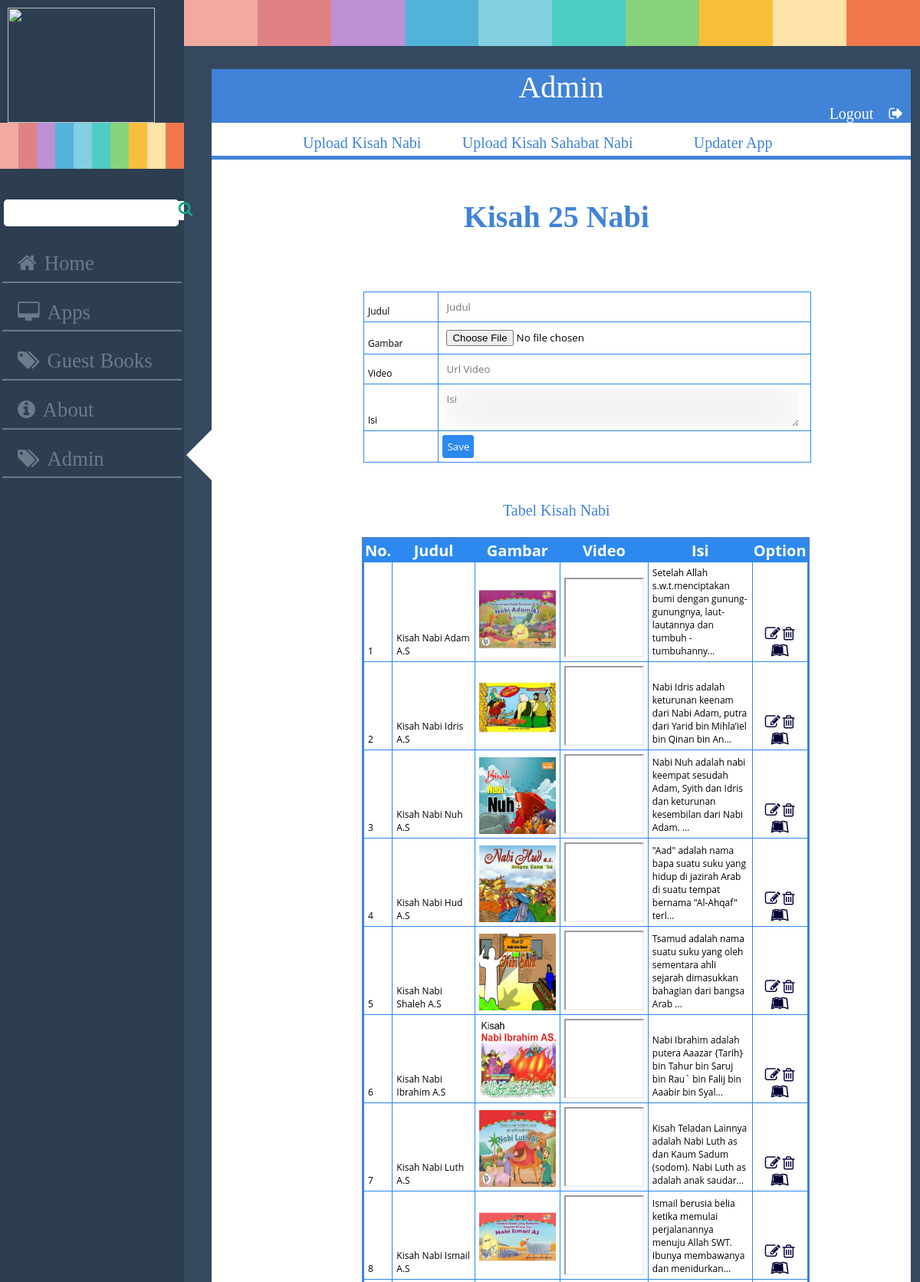
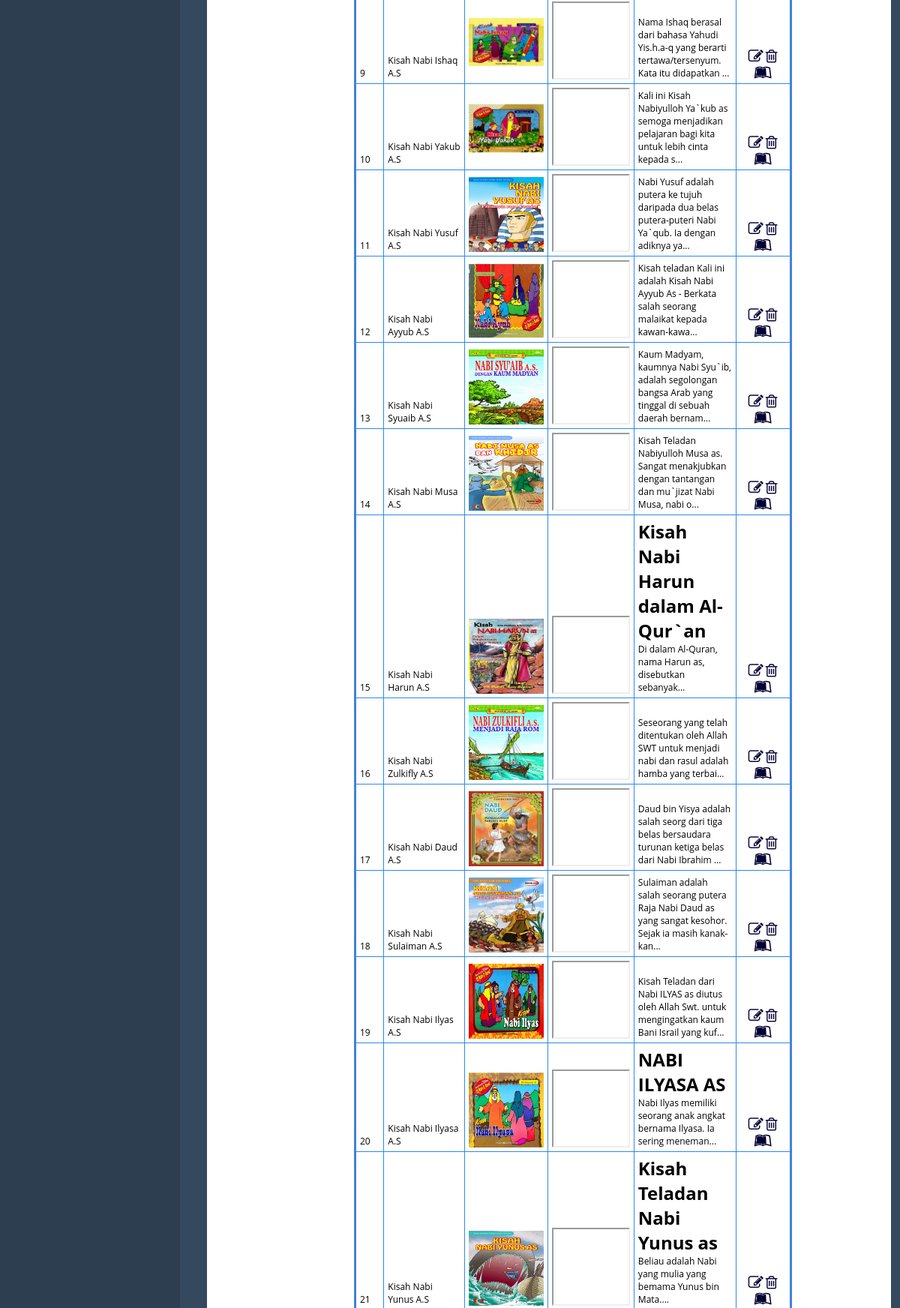
The page /admin1.php (upper part) on the database its author committed (2 pictures, top to bottom).
### tables this page shows
CREATE TABLE IF NOT EXISTS `kisah` (
  `id_kisah` int(10) NOT NULL AUTO_INCREMENT,
  `judul` text NOT NULL,
  `gambar` text NOT NULL,
  `video` text NOT NULL,
  `isi` text NOT NULL,
  `tgl` datetime NOT NULL,
  PRIMARY KEY (`id_kisah`)
);

### Web/u_nabi.php (the view, shortened to what this page needs)
<br><br>
<h1>Kisah 25 Nabi</h1>
<br><br><br>
<div id="ad9">
<div id="ad10">
<form method="POST" action="simpan.php" enctype="multipart/form-data">
<table style="width:100%">
<tr>
<td>Judul</td>
<td><input type="text" name="judul" placeholder="Judul" required></td>
</tr>
<tr>
<td>Gambar</td>
<td><input type="file" name="gambar" required></td>
</tr>
<tr>
<td>Video</td>
<td><input type="text" name="video" placeholder="Url Video" required></td>
</tr>
<tr>
<td>Isi</td>
<td><textarea type="text" name="isi"  placeholder="Isi" required></textarea></td>
</tr>
<tr>
<td></td>
<td><button type="submit">Save</button></td>
</tr>
</table>
</form>
</div>
</div>
<br><br><br>
Tabel Kisah Nabi
<br><br>
<div id="u1">
<table border="1">
<thead>
<tr>
<th>No.</th>
<th>Judul</th>
<th>Gambar</th>
<th>Video</th>
<th>Isi</th>
<th>Option</th>
</tr>
</thead>
<tbody>
<?php
include  'koneksi.php';
$sql = "select * from kisah order by id_kisah";
$no = 1;
foreach ($sh->query($sql) as $data) :
?>
<tr>
<td><?php echo $no++; ?></td>
<td><?php echo $data['judul']; ?></td>
<td><img src="gambar/<?php echo $data['gambar']; ?>"></td>
<td><iframe width="900" height="500" src="<?php echo $data['video'];?>" autofullscreen></iframe></td>
<td><?php echo substr($data['isi'], 0, 100); echo "...";?></td>
<td align="center">
<a href="edit.php?id=<?php echo $data['id_kisah']; ?>"><i class="fa fa-pencil-square-o" style="color:#000033; font-size:20px;"></i></a>
<a href="hapus.php?id=<?php echo $data['id_kisah']; ?>"><i class="fa fa-trash-o" style="color:#000033; font-size:20px;"></i></a>
<a href="lihat.php?id=<?php echo $data['id_kisah']; ?>"><i class="fa fa-leanpub" style="color:#000033; font-size:20px;"></i></a>
</td>
</tr>
<?php
endforeach;
?>
</tbody>
</div>
</div>

### Web/css.css (style rules this page uses)
* { margin:0; transition: all 0.5s ease-in-out; }
body { background-color: #2c3e50; }
* { margin: 0px auto; }
a { text-decoration: none; }
#isian ,textarea { width:80%; height: 50px; border-radius: 7px; margin-top: 10px; background-color: #eee; margin-left: 20px; }
#ad9 { width: 80%; height: auto; font-size: 15pt; color: #4183d7; padding: 5px; display: inline-block; text-align: center; margin-left: 80px; }
#u1 { width: 80%; height: auto; display: block; }
#u1 img { width: 100px; height: 100px; }
#u1 iframe { width: 100px; height: 100px; }
#u1 table { width: 100%; height: auto; border: 3px solid #4183d7; margin-left: 38px; }
table { border-width:1; border-collapse:collapse; font-family:"Open Sans"; font-size:12px; width:90%; }
table thead th, table tbody th { text-align: center; border-collapse:collapse; border:1px solid #2d89ef; }
thead { background-color:#2d89ef; font-size:15pt; color:#fff; }
table tbody td { padding: 5px; vertical-align:bottom; border:1px solid #2d89ef; }
button,.button { border-radius: 3px; border:1px solid #2d89ef; padding: 5px; font-family: "Open Sans"; box-shadow: inset 1px 1px 10px 1px #2d89ef; background: #2d89ef; cursor: pointer; color: white; font-size: 10pt !important; }
input,select,textarea { width:98%; font-family: "Open Sans"; font-size: 14pt !important; padding: 5px; border-radius: 3px; box-shadow: inset 1px 1px 50px 1px #fff; border:0; font-size: 10pt !important; margin: 0px; }

### rows shown on the page
kisah: judul "Kisah Nabi Adam A.S", gambar (picture), isi "Setelah Allah s.w.t.menciptakan bumi dengan gunung-gunungnya, laut-lautannya dan tumbuh - tumbuhanny"
kisah: judul "Kisah Nabi Idris A.S", gambar (picture), isi "Nabi Idris adalah keturunan keenam dari Nabi Adam, putra dari Yarid bin Mihla’iel bin Qinan bin An"
kisah: judul "Kisah Nabi Nuh A.S", gambar (picture), isi "Nabi Nuh adalah nabi keempat sesudah Adam, Syith dan Idris dan keturunan kesembilan dari Nabi Adam."
kisah: judul "Kisah Nabi Hud A.S", gambar (picture), isi "\"Aad\" adalah nama bapa suatu suku yang hidup di jazirah Arab di suatu tempat bernama \"Al-Ahqaf\" terl"
kisah: judul "Kisah Nabi Shaleh A.S", gambar (picture), isi "Tsamud adalah nama suatu suku yang oleh sementara ahli sejarah dimasukkan bahagian dari bangsa Arab"
kisah: judul "Kisah Nabi Ibrahim A.S", gambar (picture), isi "Nabi Ibrahim adalah putera Aaazar {Tarih} bin Tahur bin Saruj bin Rau` bin Falij bin Aaabir bin Syal"
kisah: judul "Kisah Nabi Luth A.S", gambar (picture), isi "Kisah Teladan Lainnya adalah Nabi Luth as dan Kaum Sadum (sodom). Nabi Luth as adalah anak saudar"
kisah: judul "Kisah Nabi Ismail A.S", gambar (picture), isi "Ismail berusia belia ketika memulai perjalanannya menuju Allah SWT. Ibunya membawanya dan menidurkan"
kisah: judul "Kisah Nabi Ishaq A.S", gambar (picture), isi "Nama Ishaq berasal dari bahasa Yahudi Yis.h.a-q yang berarti tertawa/tersenyum. Kata itu didapatkan"
kisah: judul "Kisah Nabi Yakub A.S", gambar (picture), isi "Kali ini Kisah Nabiyulloh Ya`kub as semoga menjadikan pelajaran bagi kita untuk lebih cinta kepada s"
kisah: judul "Kisah Nabi Yusuf A.S", gambar (picture), isi "Nabi Yusuf adalah putera ke tujuh daripada dua belas putera-puteri Nabi Ya`qub. Ia dengan adiknya ya"
kisah: judul "Kisah Nabi Ayyub A.S", gambar (picture), isi "Kisah teladan Kali ini adalah Kisah Nabi Ayyub As - Berkata salah seorang malaikat kepada kawan-kawa"
kisah: judul "Kisah Nabi Syuaib A.S", gambar (picture), isi "Kaum Madyam, kaumnya Nabi Syu`ib, adalah segolongan bangsa Arab yang tinggal di sebuah daerah bernam"
kisah: judul "Kisah Nabi Musa A.S", gambar (picture), isi "Kisah Teladan Nabiyulloh Musa as. Sangat menakjubkan dengan tantangan dan mu`jizat Nabi Musa, nabi o"
kisah: judul "Kisah Nabi Harun A.S", gambar (picture), isi "Kisah Nabi Harun dalam Al-Qur`an Di dalam Al-Quran, nama Harun as, disebutkan sebanyak"
kisah: judul "Kisah Nabi Zulkifly A.S", gambar (picture), isi "Seseorang yang telah ditentukan oleh Allah SWT untuk menjadi nabi dan rasul adalah hamba yang terbai"
kisah: judul "Kisah Nabi Daud A.S", gambar (picture), isi "Daud bin Yisya adalah salah seorg dari tiga belas bersaudara turunan ketiga belas dari Nabi Ibrahim"
kisah: judul "Kisah Nabi Sulaiman A.S", gambar (picture), isi "Sulaiman adalah salah seorang putera Raja Nabi Daud as yang sangat kesohor. Sejak ia masih kanak-kan"
kisah: judul "Kisah Nabi Ilyas A.S", gambar (picture), isi "Kisah Teladan dari Nabi ILYAS as diutus oleh Allah Swt. untuk mengingatkan kaum Bani Israil yang kuf"
kisah: judul "Kisah Nabi Ilyasa A.S", gambar (picture), isi "NABI ILYASA AS Nabi Ilyas memiliki seorang anak angkat bernama Ilyasa. Ia sering meneman"
kisah: judul "Kisah Nabi Yunus A.S", gambar (picture), isi "Kisah Teladan Nabi Yunus as Beliau adalah Nabi yang mulia yang bemama Yunus bin Mata."
